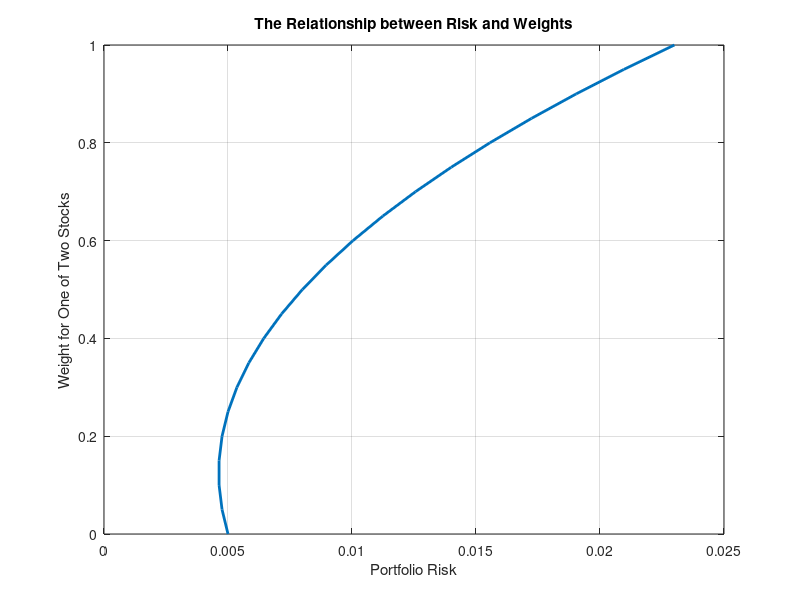
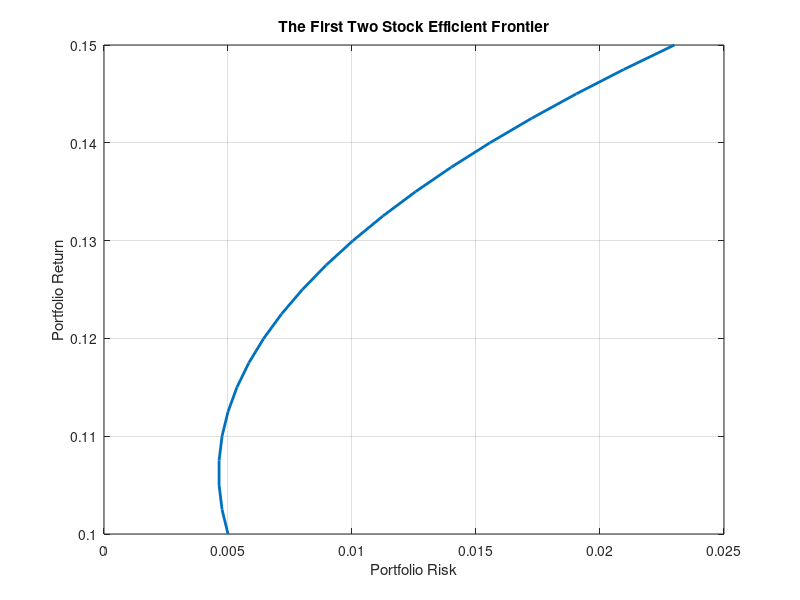

Source code (MATLAB) for these figures, in order:

% a = linspace(-0.5, 0.5, 50);
% b = linspace(-0.5, 0.5, 50);
a = 0:0.05:1;
b = 1:-0.05:0;
for i = 1:21
        risk(i) = 0.023 * a(i)^2 + 0.004* a(i) * b(i) + 0.005 *b(i)^ 2;
end

ret = (0.15 - 0.1)*a+0.1;

figure, clf, 
plot(risk, a, 'LineWidth', 2);
grid on,
title('The Relationship between Risk and Weights');
xlabel('Portfolio Risk');
ylabel('Weight for One of Two Stocks');


figure, clf, 
plot(risk, ret, 'LineWidth', 2);
grid on,
title('The First Two Stock Efficient Frontier');
xlabel('Portfolio Risk');
ylabel('Portfolio Return');

